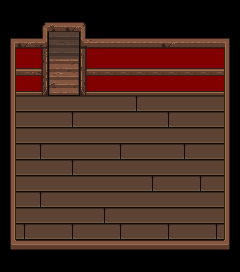

Below is a game level as drawn by its tile map, then a one-line description and the .tmx that defines it (tile-layer data replaced by summaries):
An orthogonal 15x17 tile map with 16x16 px tiles, 3 tile layers (Base Layer, Ground Layer, Upper Layer), 2 tilesets and 1 object (Entrance).

<map version="1.4" tiledversion="1.4.1" orientation="orthogonal" renderorder="right-down" width="15" height="17" tilewidth="16" tileheight="16" infinite="0" nextlayerid="10" nextobjectid="46">
 <properties>
  <property name="ConstructionZone" value="Workshop" />
  <property name="Manor" type="bool" value="true" />
  <property name="Production" type="bool" value="false" />
 </properties>
 <tileset firstgid="1" name="tsWallsFloors" tilewidth="16" tileheight="16" tilecount="286" columns="22">
  <image source="../Tilesets/tsWalls_Floors.png" trans="ffffff" width="352" height="209" />
  <tile id="9">
   <properties>
    <property name="Impassable" type="bool" value="true" />
   </properties>
  </tile>
  <tile id="10">
   <properties>
    <property name="Impassable" type="bool" value="true" />
   </properties>
  </tile>
  <tile id="22">
   <properties>
    <property name="Impassable" type="bool" value="true" />
   </properties>
  </tile>
  <tile id="24">
   <properties>
    <property name="Impassable" type="bool" value="true" />
   </properties>
  </tile>
  <tile id="25">
   <properties>
    <property name="Impassable" type="bool" value="true" />
   </properties>
  </tile>
  <tile id="27">
   <properties>
    <property name="Impassable" type="bool" value="true" />
   </properties>
  </tile>
  <tile id="28">
   <properties>
    <property name="Impassable" type="bool" value="true" />
   </properties>
  </tile>
  <tile id="29">
   <properties>
    <property name="Impassable" type="bool" value="true" />
   </properties>
  </tile>
  <tile id="30">
   <properties>
    <property name="Impassable" type="bool" value="true" />
   </properties>
  </tile>
  <tile id="31">
   <properties>
    <property name="Impassable" type="bool" value="true" />
   </properties>
  </tile>
  <tile id="33">
   <properties>
    <property name="Impassable" type="bool" value="true" />
   </properties>
  </tile>
  <tile id="44">
   <properties>
    <property name="Impassable" type="bool" value="true" />
   </properties>
  </tile>
  <tile id="46">
   <properties>
    <property name="Impassable" type="bool" value="true" />
   </properties>
  </tile>
  <tile id="47">
   <properties>
    <property name="Impassable" type="bool" value="true" />
   </properties>
  </tile>
  <tile id="49">
   <properties>
    <property name="Impassable" type="bool" value="true" />
   </properties>
  </tile>
  <tile id="50">
   <properties>
    <property name="Impassable" type="bool" value="true" />
   </properties>
  </tile>
  <tile id="52">
   <properties>
    <property name="Impassable" type="bool" value="true" />
   </properties>
  </tile>
  <tile id="53">
   <properties>
    <property name="Impassable" type="bool" value="true" />
   </properties>
  </tile>
  <tile id="55">
   <properties>
    <property name="Impassable" type="bool" value="true" />
   </properties>
  </tile>
  <tile id="66">
   <properties>
    <property name="Impassable" type="bool" value="true" />
   </properties>
  </tile>
  <tile id="68">
   <properties>
    <property name="Impassable" type="bool" value="true" />
   </properties>
  </tile>
  <tile id="69">
   <properties>
    <property name="Impassable" type="bool" value="true" />
   </properties>
  </tile>
  <tile id="71">
   <properties>
    <property name="Impassable" type="bool" value="true" />
   </properties>
  </tile>
  <tile id="72">
   <properties>
    <property name="Impassable" type="bool" value="true" />
   </properties>
  </tile>
  <tile id="73">
   <properties>
    <property name="Impassable" type="bool" value="true" />
   </properties>
  </tile>
  <tile id="74">
   <properties>
    <property name="Impassable" type="bool" value="true" />
   </properties>
  </tile>
  <tile id="75">
   <properties>
    <property name="Impassable" type="bool" value="true" />
   </properties>
  </tile>
  <tile id="77">
   <properties>
    <property name="Impassable" type="bool" value="true" />
   </properties>
  </tile>
  <tile id="88">
   <properties>
    <property name="Impassable" type="bool" value="true" />
   </properties>
  </tile>
  <tile id="89">
   <properties>
    <property name="Impassable" type="bool" value="true" />
   </properties>
  </tile>
  <tile id="90">
   <properties>
    <property name="Impassable" type="bool" value="true" />
   </properties>
  </tile>
  <tile id="91">
   <properties>
    <property name="Impassable" type="bool" value="true" />
   </properties>
  </tile>
  <tile id="92">
   <properties>
    <property name="Impassable" type="bool" value="true" />
   </properties>
  </tile>
  <tile id="93">
   <properties>
    <property name="Impassable" type="bool" value="true" />
   </properties>
  </tile>
  <tile id="94">
   <properties>
    <property name="Impassable" type="bool" value="true" />
   </properties>
  </tile>
  <tile id="95">
   <properties>
    <property name="Impassable" type="bool" value="true" />
   </properties>
  </tile>
  <tile id="96">
   <properties>
    <property name="Impassable" type="bool" value="true" />
   </properties>
  </tile>
  <tile id="97">
   <properties>
    <property name="Impassable" type="bool" value="true" />
   </properties>
  </tile>
  <tile id="98">
   <properties>
    <property name="Impassable" type="bool" value="true" />
   </properties>
  </tile>
  <tile id="99">
   <properties>
    <property name="Impassable" type="bool" value="true" />
   </properties>
  </tile>
  <tile id="121">
   <properties>
    <property name="Impassable" type="bool" value="true" />
   </properties>
  </tile>
  <tile id="128">
   <properties>
    <property name="Impassable" type="bool" value="true" />
   </properties>
  </tile>
  <tile id="140">
   <properties>
    <property name="Impassable" type="bool" value="true" />
   </properties>
  </tile>
  <tile id="143">
   <properties>
    <property name="Impassable" type="bool" value="true" />
   </properties>
  </tile>
  <tile id="152">
   <properties>
    <property name="Impassable" type="bool" value="true" />
   </properties>
  </tile>
  <tile id="153">
   <properties>
    <property name="Impassable" type="bool" value="true" />
   </properties>
  </tile>
  <tile id="160">
   <properties>
    <property name="Impassable" type="bool" value="true" />
   </properties>
  </tile>
  <tile id="161">
   <properties>
    <property name="Impassable" type="bool" value="true" />
   </properties>
  </tile>
  <tile id="163">
   <properties>
    <property name="Impassable" type="bool" value="true" />
   </properties>
  </tile>
  <tile id="164">
   <properties>
    <property name="Impassable" type="bool" value="true" />
   </properties>
  </tile>
  <tile id="165">
   <properties>
    <property name="Impassable" type="bool" value="true" />
   </properties>
  </tile>
  <tile id="185">
   <properties>
    <property name="Impassable" type="bool" value="true" />
   </properties>
  </tile>
  <tile id="186">
   <properties>
    <property name="Impassable" type="bool" value="true" />
   </properties>
  </tile>
 </tileset>
 <tileset firstgid="287" source="../Tilesets/tsFurniture.tsx" />
 <layer id="6" name="Base Layer" width="15" height="17">
  <data>[255 cells, 255 non-empty, 4 distinct tile ids]</data>
 </layer>
 <layer id="7" name="Ground Layer" width="15" height="17">
  <data>[255 cells, 82 non-empty, 31 distinct tile ids]</data>
 </layer>
 <layer id="8" name="Upper Layer" width="15" height="17">
  <data>[255 cells, 15 non-empty, 3 distinct tile ids]</data>
 </layer>
 <objectgroup id="4" name="Travel Layer">
  <object id="37" name="Entrance" x="48" y="44" width="32" height="4">
   <properties>
    <property name="EntranceDir" value="Down" />
    <property name="Map" value="mapManor_1" />
   </properties>
  </object>
 </objectgroup>
 <objectgroup id="9" name="MapObject" />
 <objectgroup id="5" name="Character Layer" />
</map>
